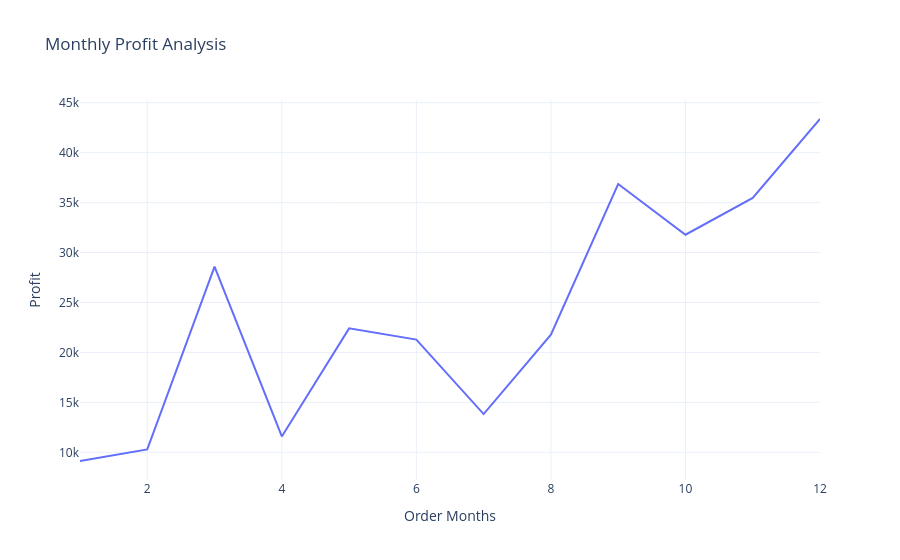

The code cell stored with this chart in its notebook:
### Code cell
fig= px.line(Profit_by_Months,
             x='Order Months',
             y='Profit',
title='Monthly Profit Analysis')
fig.show()

### Figure 1 — Plotly figure (JSON) as saved in the notebook; plotly's stock layout.template omitted (floating-point values rounded to 4 significant figures)
{"data": [{"hovertemplate": "Order Months=%{x}<br>Profit=%{y}<extra></extra>", "legendgroup": "", "line": {"color": "#636efa", "dash": "solid"}, "marker": {"symbol": "circle"}, "mode": "lines", "name": "", "orientation": "v", "showlegend": false, "type": "scatter", "x": [1, 2, 3, 4, 5, 6, 7, 8, 9, 10, 11, 12], "xaxis": "x", "y": [9134.0, 10290.0, 28590.0, 11590.0, 22410.0, 21290.0, 13830.0, 21780.0, 36860.0, 31780.0, 35470.0, 43370.0], "yaxis": "y"}], "layout": {"legend": {"tracegroupgap": 0}, "title": {"text": "Monthly Profit Analysis"}, "xaxis": {"anchor": "y", "domain": [0, 1], "title": {"text": "Order Months"}}, "yaxis": {"anchor": "x", "domain": [0, 1], "title": {"text": "Profit"}}}}
